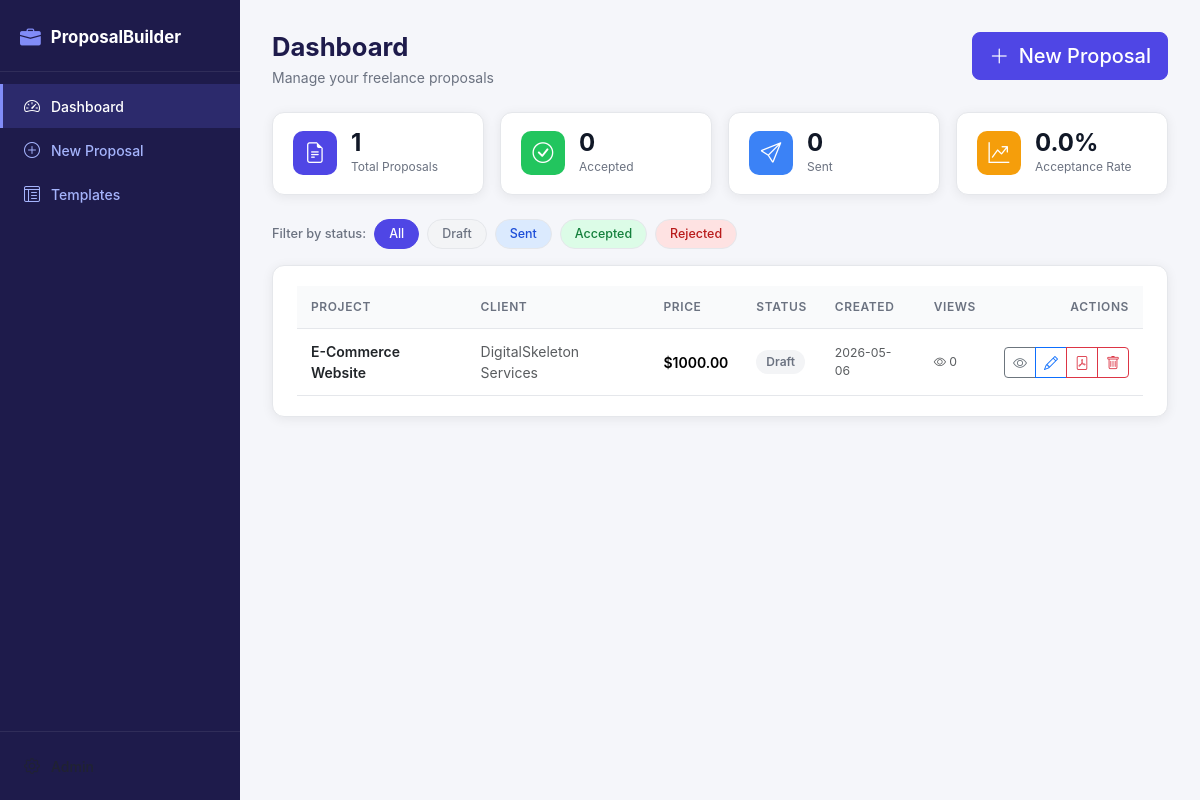
Before: / with the older database file.
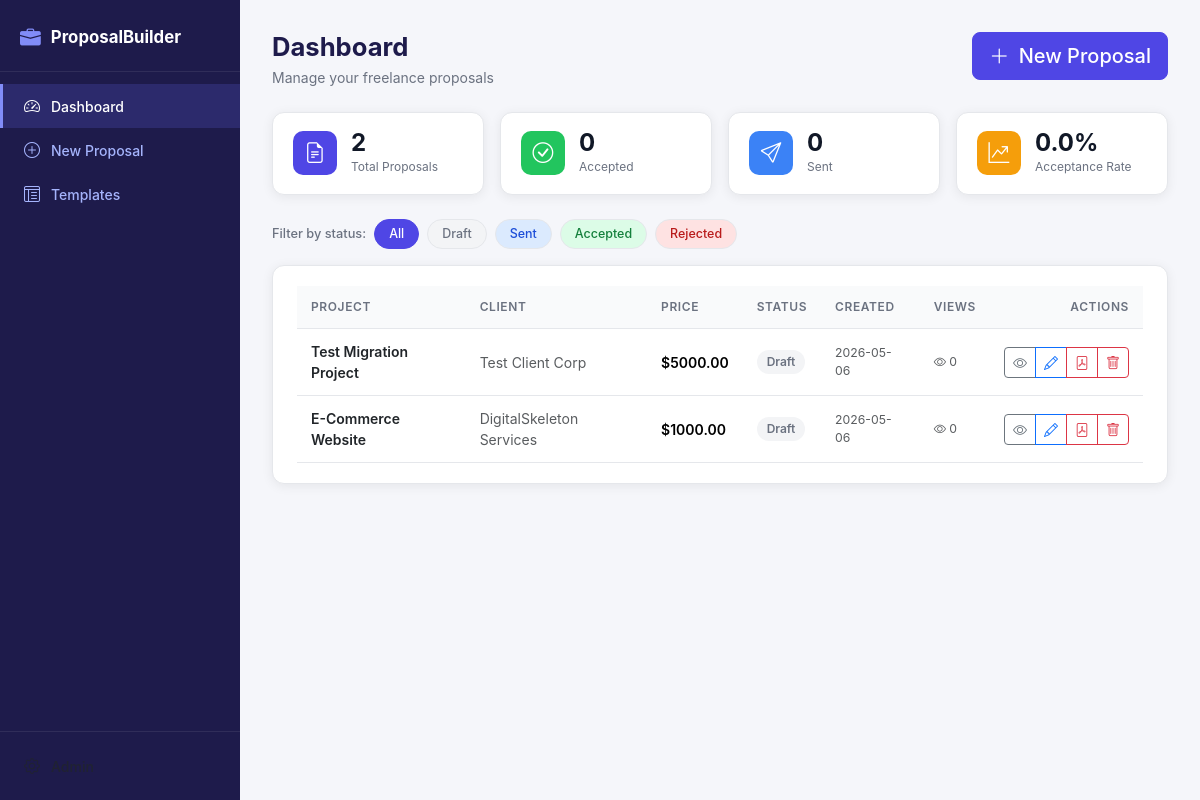
After: the same page with the newer database file.
### tables this page shows
CREATE TABLE proposals (
            id INTEGER PRIMARY KEY AUTOINCREMENT,
            client_name TEXT NOT NULL,
            project_title TEXT NOT NULL,
            description TEXT,
            price REAL,
            timeline TEXT,
            status TEXT DEFAULT 'Draft',
            content TEXT,
            views INTEGER DEFAULT 0,
            share_token TEXT UNIQUE,
            created_at DATETIME DEFAULT CURRENT_TIMESTAMP,
            updated_at DATETIME DEFAULT CURRENT_TIMESTAMP
        );

### routes/proposals.py (the view)
@proposals_bp.route('/')
def dashboard():
    status = request.args.get('status', '')
    proposals = models.get_all_proposals(status if status else None)
    stats = models.get_stats()
    return render_template('dashboard.html', proposals=proposals, stats=stats, current_status=status)

### models.py (called while the page is built)
def get_db():
    conn = sqlite3.connect(DB_PATH)
    conn.row_factory = sqlite3.Row
    conn.execute("PRAGMA foreign_keys = ON")
    return conn

def get_all_proposals(status=None):
    conn = get_db()
    if status:
        rows = conn.execute(
            'SELECT * FROM proposals WHERE status=? ORDER BY created_at DESC', (status,)
        ).fetchall()
    else:
        rows = conn.execute(
            'SELECT * FROM proposals ORDER BY created_at DESC'
        ).fetchall()
    conn.close()
    return [dict(r) for r in rows]

def get_stats():
    conn = get_db()
    total = conn.execute('SELECT COUNT(*) FROM proposals').fetchone()[0]
    accepted = conn.execute("SELECT COUNT(*) FROM proposals WHERE status='Accepted'").fetchone()[0]
    sent = conn.execute("SELECT COUNT(*) FROM proposals WHERE status='Sent'").fetchone()[0]
    draft = conn.execute("SELECT COUNT(*) FROM proposals WHERE status='Draft'").fetchone()[0]
    rejected = conn.execute("SELECT COUNT(*) FROM proposals WHERE status='Rejected'").fetchone()[0]
    conn.close()
    rate = round((accepted / total * 100), 1) if total > 0 else 0
    return {'total': total, 'accepted': accepted, 'sent': sent,
            'draft': draft, 'rejected': rejected, 'acceptance_rate': rate}

### templates/dashboard.html (shortened to what this page needs)
{% extends 'base.html' %}
{% block content %}
<div class="page-header">
  <div>
    <h1 class="page-title">Dashboard</h1>
    <p class="page-sub">Manage your freelance proposals</p>
  </div>
  <a href="/proposals/new" class="btn btn-primary btn-lg">
    <i class="bi bi-plus-lg me-1"></i> New Proposal
  </a>
</div>
<div class="stats-grid">
  <div class="stat-card">
    <div class="stat-icon bg-indigo"><i class="bi bi-file-earmark-text"></i></div>
    <div class="stat-info">
      <div class="stat-val">{{ stats.total }}</div>
      <div class="stat-lbl">Total Proposals</div>
    </div>
  </div>
  <div class="stat-card">
    <div class="stat-icon bg-green"><i class="bi bi-check-circle"></i></div>
    <div class="stat-info">
      <div class="stat-val">{{ stats.accepted }}</div>
      <div class="stat-lbl">Accepted</div>
    </div>
  </div>
  <div class="stat-card">
    <div class="stat-icon bg-blue"><i class="bi bi-send"></i></div>
    <div class="stat-info">
      <div class="stat-val">{{ stats.sent }}</div>
      <div class="stat-lbl">Sent</div>
    </div>
  </div>
  <div class="stat-card">
    <div class="stat-icon bg-amber"><i class="bi bi-graph-up-arrow"></i></div>
    <div class="stat-info">
      <div class="stat-val">{{ stats.acceptance_rate }}%</div>
      <div class="stat-lbl">Acceptance Rate</div>
    </div>
  </div>
</div>
<div class="filter-bar">
  <span class="filter-lbl">Filter by status:</span>
  <a href="/" class="badge-filter {% if not current_status %}active{% endif %}">All</a>
  <a href="/?status=Draft" class="badge-filter status-draft {% if current_status=='Draft' %}active{% endif %}">Draft</a>
  <a href="/?status=Sent" class="badge-filter status-sent {% if current_status=='Sent' %}active{% endif %}">Sent</a>
  <a href="/?status=Accepted" class="badge-filter status-accepted {% if current_status=='Accepted' %}active{% endif %}">Accepted</a>
  <a href="/?status=Rejected" class="badge-filter status-rejected {% if current_status=='Rejected' %}active{% endif %}">Rejected</a>
</div>
<div class="card-panel">
  {% if proposals %}
  <div class="table-responsive">
    <table class="table table-hover align-middle mb-0">
      <thead>
        <tr>
          <th>Project</th>
          <th>Client</th>
          <th>Price</th>
          <th>Status</th>
          <th>Created</th>
          <th>Views</th>
          <th class="text-end">Actions</th>
        </tr>
      </thead>
      <tbody>
        {% for p in proposals %}
        <tr>
          <td>
            <a href="/proposals/{{ p.id }}" class="fw-semibold text-decoration-none text-dark">
              {{ p.project_title }}
            </a>
          </td>
          <td class="text-muted">{{ p.client_name }}</td>
          <td>{% if p.price %}<span class="fw-semibold">${{ "%.2f"|format(p.price|float) }}</span>{% else %}<span class="text-muted">—</span>{% endif %}</td>
          <td><span class="status-pill status-{{ p.status|lower }}">{{ p.status }}</span></td>
          <td class="text-muted small">{{ p.created_at[:10] }}</td>
          <td class="text-muted small"><i class="bi bi-eye"></i> {{ p.views }}</td>
          <td class="text-end">
            <div class="btn-group btn-group-sm">
              <a href="/proposals/{{ p.id }}" class="btn btn-outline-secondary" title="View"><i class="bi bi-eye"></i></a>
              <a href="/proposals/{{ p.id }}/edit" class="btn btn-outline-primary" title="Edit"><i class="bi bi-pencil"></i></a>
              <a href="/proposals/{{ p.id }}/export/pdf" class="btn btn-outline-danger" title="PDF"><i class="bi bi-file-pdf"></i></a>
              <button class="btn btn-outline-danger" title="Delete"
                onclick="confirmDelete({{ p.id }}, '{{ p.project_title|replace("'","\\'")|e }}')">
                <i class="bi bi-trash"></i>
              </button>
            </div>
          </td>
        </tr>
        {% endfor %}
      </tbody>
    </table>
  </div>
  {% endif %}
</div>
{% endblock %}

### templates/base.html (shortened to what this page needs)
<!DOCTYPE html>
<html lang="en">
<head>
  <link href="https://cdn.jsdelivr.net/npm/bootstrap@5.3.2/dist/css/bootstrap.min.css" rel="stylesheet">
  <link href="https://cdn.jsdelivr.net/npm/bootstrap-icons@1.11.3/font/bootstrap-icons.min.css" rel="stylesheet">
  <link href="https://cdn.quilljs.com/1.3.7/quill.snow.css" rel="stylesheet">
  <link rel="stylesheet" href="/static/style.css">
</head>
<body>
<div class="app-shell">
  <aside class="sidebar">
    <div class="sidebar-brand">
      <i class="bi bi-briefcase-fill"></i>
      <span>ProposalBuilder</span>
    </div>
    <nav class="sidebar-nav">
      <a href="/" class="nav-item {% if request.path == '/' %}active{% endif %}">
        <i class="bi bi-speedometer2"></i><span>Dashboard</span>
      </a>
      <a href="/proposals/new" class="nav-item {% if request.path == '/proposals/new' %}active{% endif %}">
        <i class="bi bi-plus-circle"></i><span>New Proposal</span>
      </a>
      <a href="/templates" class="nav-item {% if request.path == '/templates' %}active{% endif %}">
        <i class="bi bi-layout-text-window-reverse"></i><span>Templates</span>
      </a>
    </nav>
    <div class="sidebar-footer">
      <a href="/julisunkan?token=julisunkan" class="nav-item text-muted">
        <i class="bi bi-gear"></i><span>Admin</span>
      </a>
    </div>
  </aside>
  <main class="main-content">
    <div class="page-content">
      {% block content %}{% endblock %}
    </div>
  </main>
</div>
</body>
</html>

### static/style.css (style rules this page uses)
:root { --sidebar-w: 240px; --brand: #4f46e5; --brand-dark: #3730a3; --brand-light: #eef2ff; --success: #22c55e; --warning: #f59e0b; --danger: #ef4444; --muted: #6b7280; --border: #e5e7eb; --bg: #f5f6fa; --card-bg: #ffffff; --text: #111827; --radius: 12px; --shadow: 0 2px 12px rgba(0,0,0,.07); }
*, *::before, *::after { box-sizing: border-box; }
body { margin: 0; font-family: 'Inter', system-ui, -apple-system, sans-serif; background: var(--bg); color: var(--text); font-size: 14px; }
.app-shell { display: flex; min-height: 100vh; }
.sidebar { width: var(--sidebar-w); background: #1e1b4b; color: #c7d2fe; display: flex; flex-direction: column; position: fixed; top: 0; left: 0; bottom: 0; z-index: 100; overflow-y: auto; }
.sidebar-brand { display: flex; align-items: center; gap: 10px; padding: 22px 20px 18px; font-size: 1.05rem; font-weight: 700; color: #fff; border-bottom: 1px solid rgba(255,255,255,.08); text-decoration: none; }
.sidebar-brand i { font-size: 1.3rem; color: #818cf8; }
.sidebar-nav { padding: 12px 0; flex: 1; }
.sidebar-footer { padding: 12px 0; border-top: 1px solid rgba(255,255,255,.08); }
.nav-item { display: flex; align-items: center; gap: 10px; padding: 10px 20px; color: #a5b4fc; text-decoration: none; font-size: .875rem; font-weight: 500; transition: all .15s; cursor: pointer; border-left: 3px solid transparent; }
.nav-item.active { background: rgba(99,102,241,.2); color: #fff; border-left-color: #818cf8; }
.nav-item i { font-size: 1rem; width: 18px; text-align: center; }
.main-content { margin-left: var(--sidebar-w); flex: 1; min-height: 100vh; }
.page-content { padding: 28px 32px; max-width: 1200px; margin: 0 auto; }
.page-header { display: flex; justify-content: space-between; align-items: flex-start; margin-bottom: 24px; flex-wrap: wrap; gap: 12px; }
.page-title { font-size: 1.6rem; font-weight: 700; margin: 0; color: #1e1b4b; }
.page-sub { color: var(--muted); margin: 4px 0 0; font-size: .875rem; }
.card-panel { background: var(--card-bg); border-radius: var(--radius); padding: 20px 24px; box-shadow: var(--shadow); border: 1px solid var(--border); }
.stats-grid { display: grid; grid-template-columns: repeat(auto-fit, minmax(180px, 1fr)); gap: 16px; margin-bottom: 24px; }
.stat-card { background: var(--card-bg); border-radius: var(--radius); padding: 18px 20px; box-shadow: var(--shadow); border: 1px solid var(--border); display: flex; align-items: center; gap: 14px; }
.stat-icon { width: 44px; height: 44px; border-radius: 10px; display: flex; align-items: center; justify-content: center; font-size: 1.3rem; color: #fff; flex-shrink: 0; }
.bg-indigo { background: #4f46e5; }
.bg-green { background: #22c55e; }
.bg-blue { background: #3b82f6; }
.bg-amber { background: #f59e0b; }
.stat-val { font-size: 1.5rem; font-weight: 700; line-height: 1; }
.stat-lbl { font-size: .75rem; color: var(--muted); margin-top: 3px; }
.filter-bar { display: flex; align-items: center; gap: 8px; margin-bottom: 16px; flex-wrap: wrap; }
.filter-lbl { color: var(--muted); font-size: .8rem; font-weight: 500; }
.badge-filter { display: inline-flex; align-items: center; padding: 5px 14px; border-radius: 999px; background: #f3f4f6; color: var(--muted); font-size: .78rem; font-weight: 500; text-decoration: none; border: 1px solid var(--border); transition: all .15s; }
.badge-filter.active { background: var(--brand); color: #fff; border-color: var(--brand); }
.status-pill { display: inline-flex; align-items: center; padding: 3px 10px; border-radius: 999px; font-size: .75rem; font-weight: 600; }
.status-draft { background: #f3f4f6; color: #6b7280; }
.status-sent { background: #dbeafe; color: #1d4ed8; }
.status-accepted { background: #dcfce7; color: #15803d; }
.status-rejected { background: #fee2e2; color: #b91c1c; }
.table thead th { font-size: .75rem; font-weight: 600; text-transform: uppercase; letter-spacing: .05em; color: var(--muted); background: #f9fafb; border-bottom: 1px solid var(--border); padding: 12px 14px; }
.table td { padding: 12px 14px; vertical-align: middle; border-color: var(--border); }
.btn { font-weight: 500; }
.btn-primary { background: var(--brand); border-color: var(--brand); }

Changed rows visible on the page:
added proposals: project_title "Test Migration Project", client_name "Test Client Corp", price "5000.00", status "Draft", created_at "2026-05-06", views "0"
Other visible differences:
{{ stats.total }}: "1" → "2"
